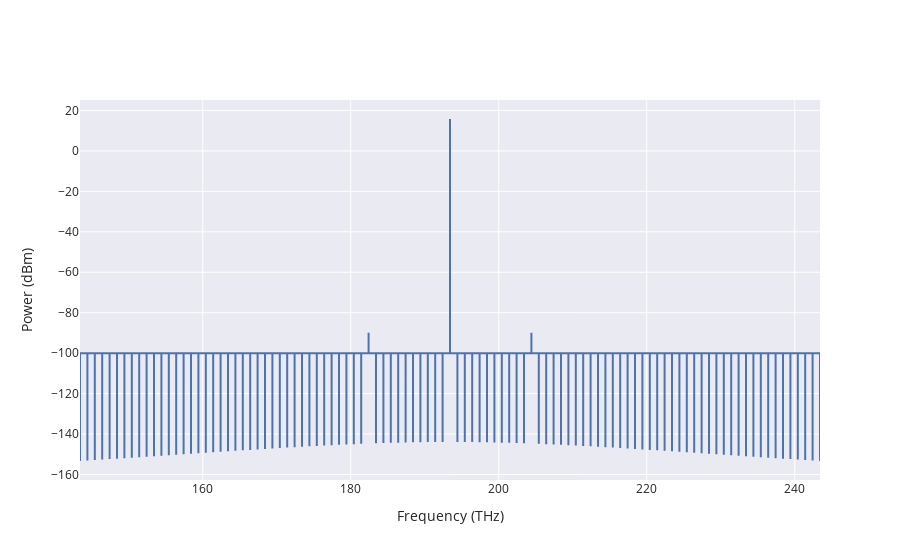

Notebook code cell kept with this figure:
### Code cell
ind=65
solver.PlotCombSpectra(ind).show()

### Figure 1 — Plotly figure (JSON) as saved in the notebook; plotly's stock layout.template omitted (floating-point values rounded to 4 significant figures; data arrays with more than 128 entries replaced by an {"elided": "..."} marker saying what was removed)
{"data": [{"name": "Waveguide", "type": "scatter", "uid": "011f5046-7606-430c-8a73-95e67baf068e", "x": {"elided": "303 float values"}, "y": {"elided": "303 float values"}}], "layout": {"xaxis": {"title": {"text": "Frequency (THz)"}}, "yaxis": {"title": {"text": "Power (dBm)"}}}}
